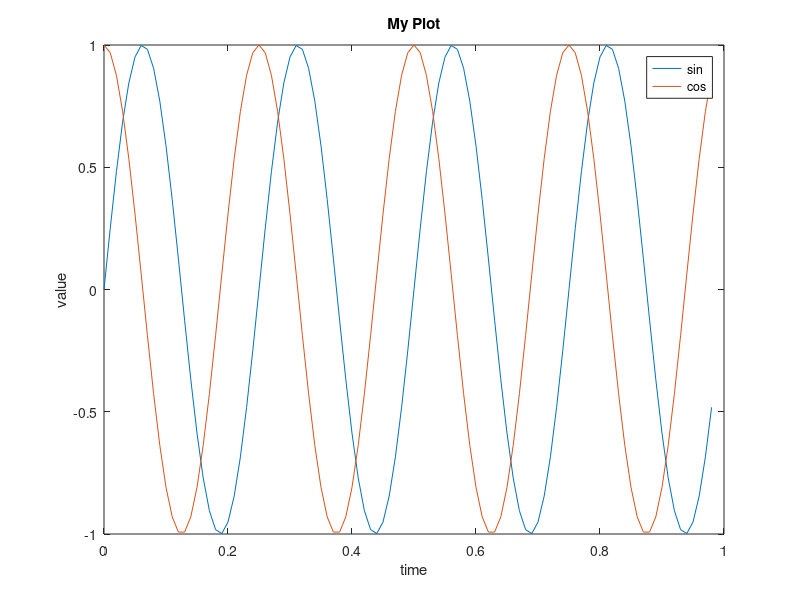
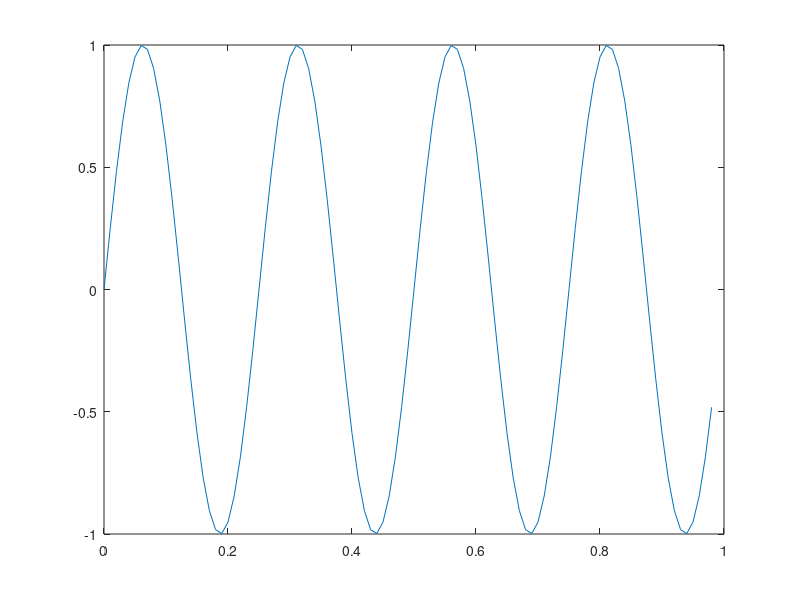
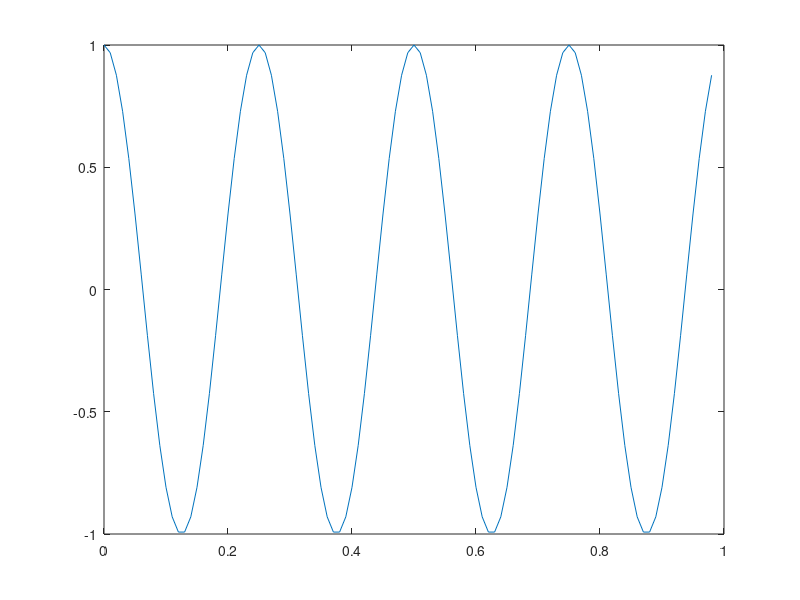
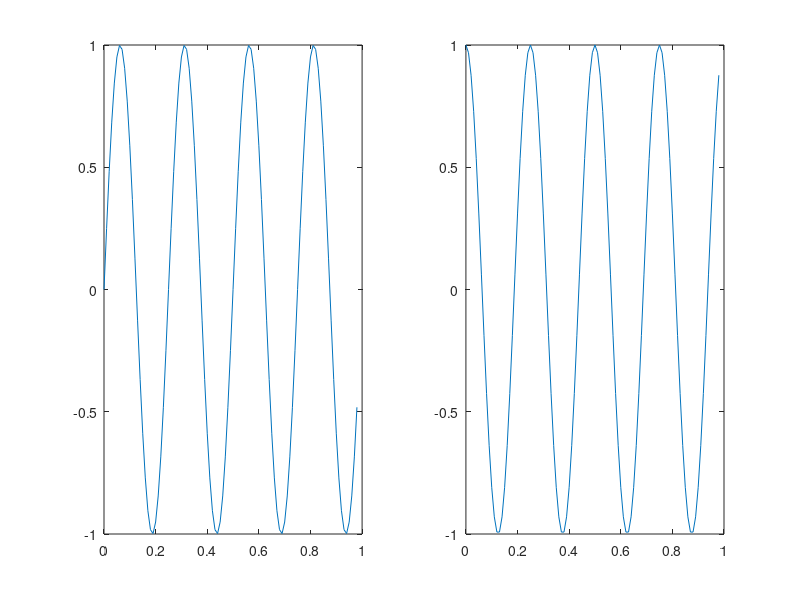

These charts were generated, in order, by the following MATLAB code:
figure(1)
t = (0:0.01:0.98);
y1 = sin(2*pi * 4*t);
y2 = cos(2*pi * 4*t);
plot(t, y1);
hold on % Overlays figures
plot(t, y2);

xlabel('time');
ylabel('value');
legend('sin', 'cos');
title('My Plot');

% print -dpng 'myPlot.png'

% You can specify figure numbers
figure(2);
plot(t, y1);

figure(3);
plot(t, y2);

figure(4);
% Divides plot into a 1x2 grid, accesses first element
subplot(1, 2, 1); % Left side
plot(t, y1);
subplot(1, 2, 2); % Right side
plot(t, y2);